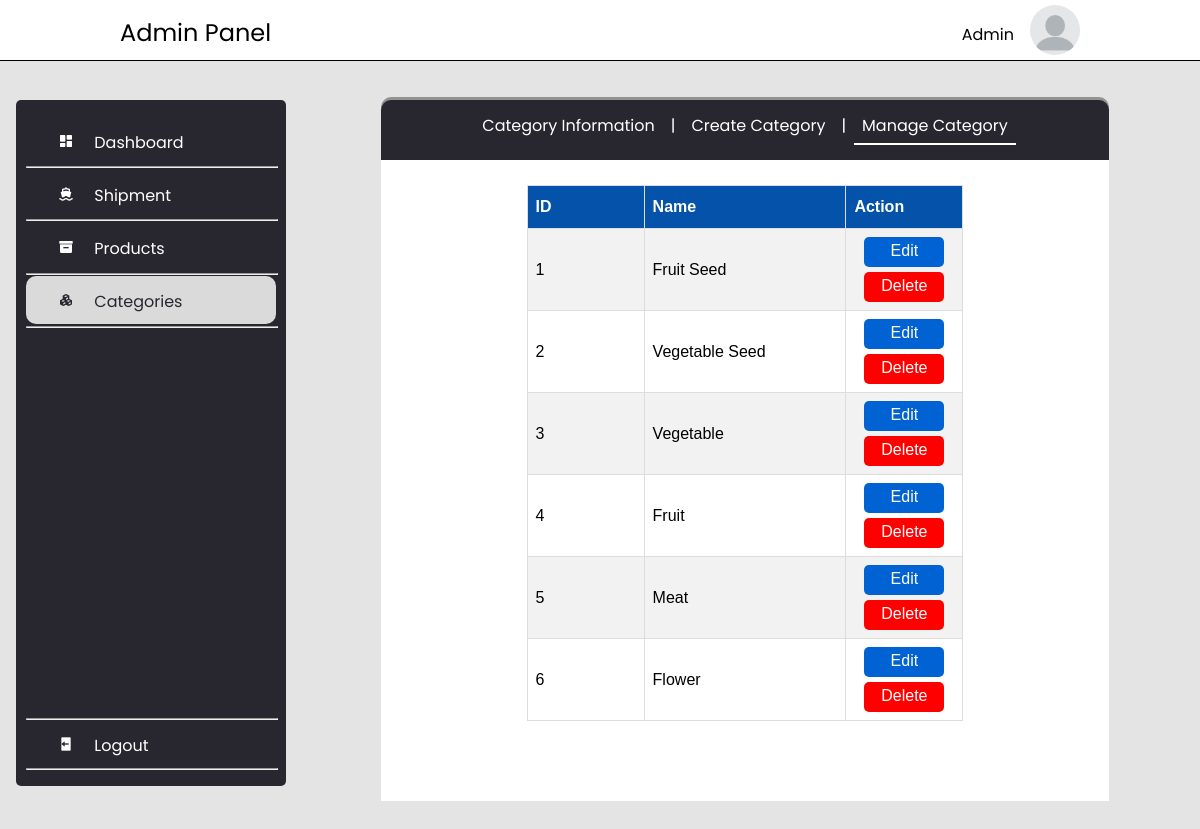
/admin/category_manage.php (signed in), run on the app's committed database.
### tables this page shows
CREATE TABLE `user` (
  `uid` int(255) NOT NULL,
  `email` varchar(255) NOT NULL,
  `username` varchar(255) NOT NULL,
  `password` varchar(255) NOT NULL,
  `permission` varchar(255) NOT NULL DEFAULT 'member',
  `profile_pic` varchar(255) NOT NULL DEFAULT 'user.jpg',
  `join_date` date DEFAULT current_timestamp()
);

CREATE TABLE `categories` (
  `categories_id` int(11) NOT NULL,
  `name` varchar(255) NOT NULL
);

### admin/category_manage.php (the view, shortened to what this page needs)
<?php
    include('../server.php');
    $uid = $_SESSION["uid"];
    $sql_userInformation = "SELECT * FROM user WHERE uid='$uid'";
    $res_userInformation = mysqli_query($conn, $sql_userInformation);
    $row_userInformation = mysqli_fetch_array($res_userInformation);
    $username = $row_userInformation['username'];
?>
<!DOCTYPE html>
<html lang="en">
<head>
    <link rel="stylesheet" href="../css/dashboard.css">
    <link href='https://unpkg.com/boxicons@2.0.7/css/boxicons.min.css' rel='stylesheet'>
</head>
<body class="body">
    <header>
        <div class="container-wrapper">
            <div id="container-wrapper-item1">
                <span id="admin-panel">Admin Panel</span>
            </div>
            <div id="container-wrapper-item2">
                <span id="wrapper-username"><?php echo $username; ?></span>
                <img id="wrapper-staff-pic" src="../resource/staff_pic/default.png"></img>
            </div>
        </div>
    </header>
    <div style="height: 60px; width: 100%;"></div>
    <section id="main-container">
        <div class="nav-menu">
            <a style="text-decoration: none;" href="index.php">
                <div class="nav-menu-items">
                    <i class='bx bxs-dashboard icon'></i>
                    <span>Dashboard</span>
                </div>
            </a>
            <hr>
            <a href="shipment_information.php" style="text-decoration: none;">
                <div class="nav-menu-items">
                    <i class='bx bxs-ship icon'></i>
                    <span>Shipment</span>
                </div>
            </a>
            <hr>
            <a href="product_information.php" style="text-decoration: none;">
                <div class="nav-menu-items">
                    <i class='bx bxs-box icon'></i>
                    <span>Products</span>
                </div>
            </a>
            <hr>
            <a href="category_information.php" style="text-decoration: none;">
                <div style="background-color: rgb(218, 218, 218); border-radius: 10px; color: #282730;" class="nav-menu-items">
                    <i class='bx bxs-component icon'></i>
                    <span>Categories</span>
                </div>
            </a>
            <hr>
            <a href="logout.php">
                <div id="logout-menu" class="nav-menu-items">
                    <hr>
                    <i class='bx bxs-log-out icon'></i>
                    <span>Logout</span>
                    <hr>
                </div>
            </a>
        </div>
        <div class="nav-bar-breaker">
        </div>
        <div class="main-container">
            <div class="container-nav-bar">
                <a href="category_information.php" style="text-decoration: none;">
                    <div class="container-nav-bar-items">
                        <span>Category Information</span>
                    </div>
                </a>
                <div class="container-nav-bar-items">
                    <span>|</span>
                </div>
                <a style="text-decoration: none;" href="category_create.php">
                    <div class="container-nav-bar-items">
                        <span>Create Category</span>
                    </div>
                </a>
                <div class="container-nav-bar-items">
                    <span>|</span>
                </div>
                <a style="text-decoration: none;" href="category_manage.php">
                    <div style="border-bottom: 2px solid white;" class="container-nav-bar-items">
                        <span>Manage Category</span>
                    </div>
                </a>
            </div>
            <div class="container-items">
                <div style="width: 60%; margin: auto;">
                    <br>
                    <table id="styling-table1">
                        <tr>
                            <th style="width: 100px;">ID</th>
                            <th>Name</th>
                            <th style="width: 100px;">Action</th>
                        </tr>
                            <?php
                                $rec_limit = 6;
                                if(!empty($_REQUEST["page"])){
                                $page = $_REQUEST['page'];
                                $offset = ($page - 1) * $rec_limit;
                                }else{
                                    $offset = 0;
                                }
                                $sql2 = "Select * from categories limit $offset, $rec_limit";
                                $result = mysqli_query($conn,$sql2);
                                if(mysqli_num_rows($result) > 0){
                                    while($row = mysqli_fetch_assoc($result)){
                                        echo "<tr>";
                                            echo "<td>".$row['categories_id']."</td>";
                                            echo "<td>".$row['name']."</td>";
                                            echo "<td><a style='text-decoration: none;' href='edit_category.php?categoryID=".$row['categories_id']."'><div class='action-btn'><span>Edit</span></div></a>
                                            <a style='text-decoration: none;' href='delete_category.php?categoryID=".$row['categories_id']."'><div style='background-color: red; margin-top: 5px;' class='action-btn'><span>Delete</span></div></a></td>";
                                        echo "</tr>";
                                    }
                                }else{
                                    echo "<tr>";
                                        echo "<td style='text-align: center;' colspan='3'>Empty!</td>";
                                    echo "</tr>";
                                }
                                echo "</table>";
                            ?>
                </div>
            </div>
        </div>
    </section>
</body>
</html>

### css/dashboard.css (style rules this page uses)
body { margin: 0px; padding: 0px; font-family: "Poppins", sans-serif; background-color: rgb(228, 228, 228); padding-bottom: 5rem; }
header { position: fixed; background-color: white; width: 100%; height: 60px; border-bottom: 1px solid black; z-index: 10; }
.container-wrapper { display: flex; width: 80%; height: 100%; margin: auto; }
.container-wrapper div { width: 100%; }
#container-wrapper-item1 { margin-top: 15px; display: flex; justify-content: left; }
#container-wrapper-item2 { margin-top: 15px; display: flex; justify-content: right; }
#admin-panel { font-size: 1.5rem; }
section { display: flex; }
#wrapper-staff-pic { border-radius: 50%; width: 50px; height: 50px; margin-top: -10px; display: inline; }
#wrapper-username { margin-right: 1rem; margin-top: 7px; }
#main-container { height: 100%; min-width: 900px; }
.nav-menu { position: absolute; background-color: #282730; padding: 10px; padding-top: 15px; width: 250px; height: 75%; margin-top: 2.5rem; margin-left: 1rem; border-radius: 5px; z-index: 5; }
.nav-menu div { color: white; margin-top: 0.1rem; margin-bottom: 0.1rem; }
#logout-menu { position: absolute; width: 250px; bottom: 0; margin-bottom: 1rem; }
.nav-menu-items i { margin-right: 1rem; margin-left: 2rem; margin-top: 1rem; margin-bottom: 1rem; }
.nav-menu hr { width: 100%; margin-top: 0px; margin-bottom: 0px; }
.main-container { margin: auto; width: 100%; }
.nav-bar-breaker { width: 290px; min-width: 290px; }
.container-items { margin: auto; width: 80%; background-color: white; padding-bottom: 2rem; }
.container-nav-bar { margin: auto; background-color: #282730; width: 80%; height: 60px; margin-top: 40px; display: flex; border-radius: 10px 10px 0px 0px; box-shadow: rgb(146, 146, 146) 0px -3px; justify-content: center; }
.container-nav-bar-items span { color: white; margin-left: 0.5rem; margin-right: 0.5rem; }
.container-nav-bar-items { height: 30px; margin-top: 13px; }
#styling-table1 { font-family: Arial, Helvetica, sans-serif; border-collapse: collapse; width: 100%; }
#styling-table1 td, #styling-table1 th { border: 1px solid #ddd; padding: 8px; }
#styling-table1 tr:nth-child(even) { background-color: #f2f2f2; }
#styling-table1 th { padding-top: 12px; padding-bottom: 12px; text-align: left; background-color: #0452aa; color: white; }
.action-btn { width: 80px; height: 30px; margin: auto; text-align: center; color: white; background-color: #0163d3; border-radius: 5px; }
.action-btn span { position: relative; top: 5px; }

### data on the page
user: username "Admin"
categories: categories_id "1", name "Fruit Seed"
categories: categories_id "2", name "Vegetable Seed"
categories: categories_id "3", name "Vegetable"
categories: categories_id "4", name "Fruit"
categories: categories_id "5", name "Meat"
categories: categories_id "6", name "Flower"
